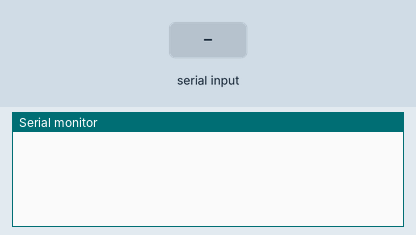
Simulated run of this sketch. Board: Teensy 4. Parts: the last lines printed to the serial monitor. Inputs (shaded band) come from the test bench.

Above: at 1.2 s.
1.3 s: "E\n" received over Serial
At 1.9 s:
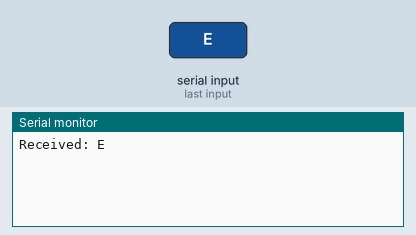
2.8 s: "E\n" received over the second serial link
At 3.1 s:
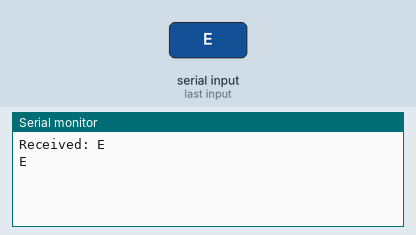
4.3 s: "1\n" received over Serial
At 5.4 s:
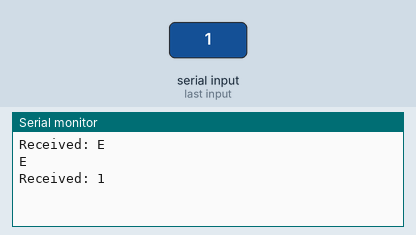
5.8 s: "1\n" received over the second serial link
At 6.6 s:
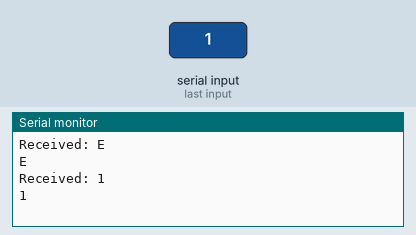

The sketch:

teensy_xtend_gui.ino
```cpp
/**
 * hardware:
 *    - Teensy 4.0
 *    - XTend radio -- connected to Serial2 (RX2 = 7, TX2 = 8)
 *    - laptop -- connected to Serial (over USB)
 *
 * main loop checks for available Serial data from XTend first.
 * if available, then read one newline-terminated string and transmit
 * this string to the computer.
 *
 * after, check for available data from laptop (i.e. avionics GUI).
 * if available, read the data and transmit to the XTend.
 * the laptop will be sending strings with 2 characters representing
 * radio commands for the AV bay. the Teensy writes these strings
 * to the XTend, which sends the command to the AV bay.
 *
 */
#include "string.h"

#define xtendSerial Serial2

#define XTEND_BAUD_RATE 9600
#define XTEND_RX_BUF_LEN 115
#define GUI_RX_BUF_LEN   5
#define COMMAND_REBROADCAST 3 // number of times command from GUI is sent to XTend

char xtend_rx_buf[XTEND_RX_BUF_LEN] = {0};
uint8_t xtend_idx = 0;

char gui_rx_buf[GUI_RX_BUF_LEN] = {0};
uint8_t gui_idx;

void setup() {
  Serial.begin(115200); // pc connection, baud rate doesn't matter because Teensy does USB
  xtendSerial.begin(XTEND_BAUD_RATE);

  // clean the xtend rx buffer of partial strings
  if (xtendSerial.available()) {
    while (xtendSerial.read() != '\n'); // just remove char from buffer
  }
}

void loop() {

  // XTend send data to computer
  if (xtendSerial.available()) {
    uint8_t idx_E = 255;
    do {
      xtend_rx_buf[xtend_idx] = xtendSerial.read();
      if (xtend_rx_buf[xtend_idx] == 'E') {
        idx_E = xtend_idx;
      }
      else if (xtend_rx_buf[xtend_idx] == '\n') {
        break;
      }

      if (xtend_idx > idx_E + 3) { // message ends with E\r\n
        xtend_rx_buf[idx_E + 1] = '\r';
        xtend_rx_buf[idx_E + 2] = '\n';
        xtend_rx_buf[idx_E + 3] = '\0'; // null terminate manually
        break;
      }
    } while (xtend_rx_buf[xtend_idx++] != '\n' && xtendSerial.available() && xtend_idx < XTEND_RX_BUF_LEN);

    Serial.print(xtend_rx_buf);
    Serial.send_now();  // do not allow teensy to pack multiple strings together, send to PC now

    xtend_idx = 0;
    memset(xtend_rx_buf, 0, XTEND_RX_BUF_LEN);

  }

  // GUI send data to teensy
  // NOTE: all GUI commands are 2 chars long, but potentially terminated with \n
  // so need to strip the \n before sending over xtend
  if (Serial.available()) {
    do {
      gui_rx_buf[gui_idx] = Serial.read();
    } while (gui_rx_buf[gui_idx++] != '\n' && Serial.available());

    gui_rx_buf[2] = 0; // remove \n if present

    for (uint8_t i = 0; i < COMMAND_REBROADCAST; i++) {
      xtendSerial.print(gui_rx_buf);  // send to xtend which sends to AV bay
      delay(10);
    }

    // for debugging:
    Serial.print("\n\nReceived: ");
    Serial.println(gui_rx_buf);
    Serial.print("\n\n");
    Serial.send_now();

    // reset buffer
    gui_idx = 0;
    memset(gui_rx_buf, 0, GUI_RX_BUF_LEN);
  }

}
```

Measured:
- after the input at 1.3 s, the serial monitor: prints a new line at once (image 1)
- after the input at 2.8 s, the serial monitor: prints a new line at once (image 2)
- after the input at 4.3 s, the serial monitor: prints a new line at once (image 3)
- after the input at 5.8 s, the serial monitor: prints a new line at once (image 4)
